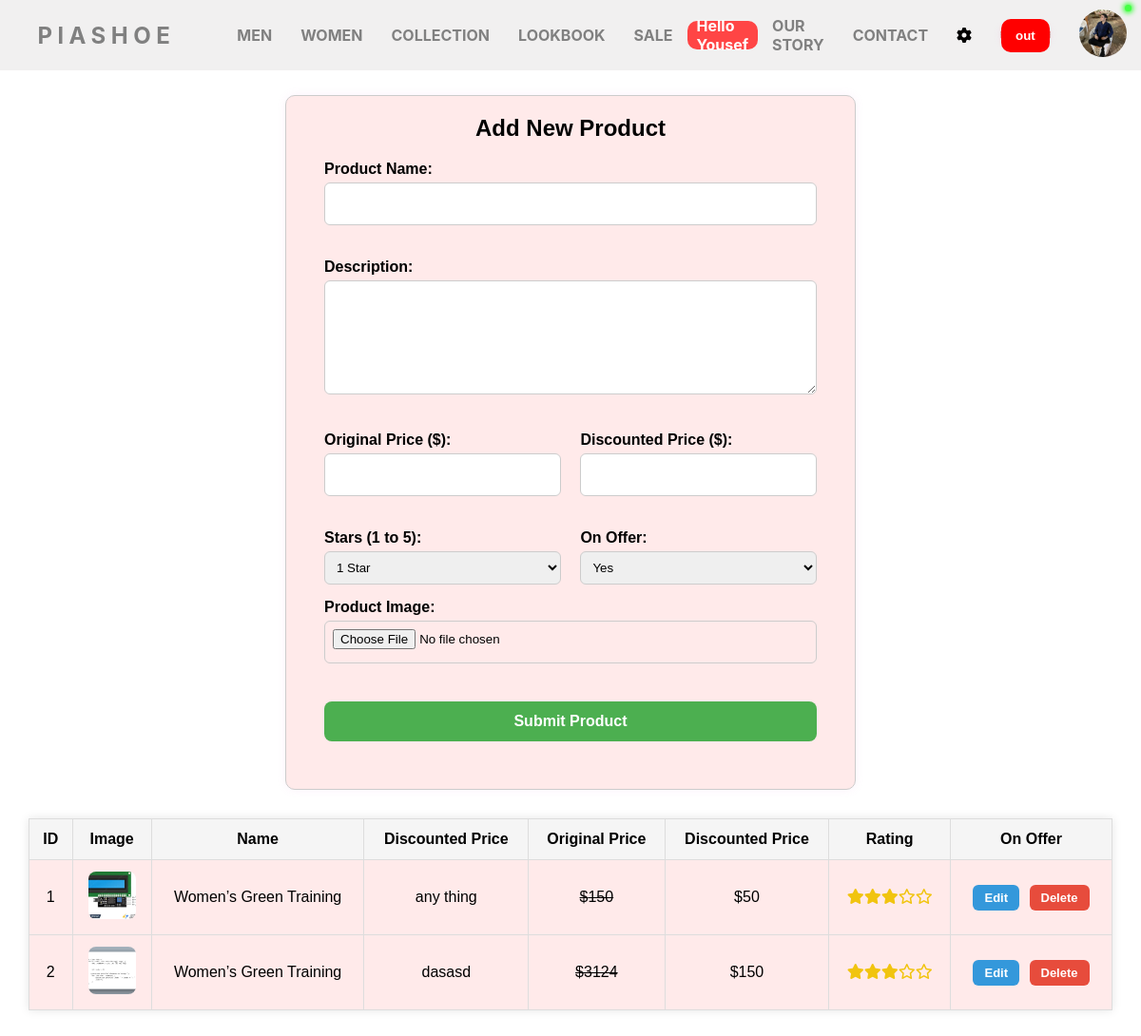
The page /user/dashboard.php (signed in) on the database its author committed.
### tables this page shows
CREATE TABLE `products` (
  `id` int(11) NOT NULL,
  `name` varchar(255) NOT NULL,
  `description` varchar(255) NOT NULL,
  `original_price` float NOT NULL,
  `discounted_price` float NOT NULL,
  `rating` varchar(255) NOT NULL,
  `on_offer` varchar(255) NOT NULL,
  `image` blob NOT NULL
);

### user/tableproducts.php (the view)
<?php
$sql = "SELECT * FROM products";
$result = $conn->query($sql);
if ($result->num_rows > 0) {
    echo '
    <table class="products-table">
        <thead>
            <tr>
                <th>ID</th>
                <th>Image</th>
                <th>Name</th>
                <th>Discounted Price</th>
                <th>Original Price</th>
                <th>Discounted Price</th>
                <th>Rating</th>
                <th>On Offer</th>
            </tr>
        </thead>
        <tbody>
    ';
    while ($row = $result->fetch_assoc()) {
        echo '<tr class="'. ($row["on_offer"] == "yes" ? 'sale-row' : '') .'" style="height: 75px;">';
        echo '<td>' . $row["id"] . '</td>';
        echo '<td><img src="' . $row["image"] . '" alt="' . $row["name"] . '" class="product-image" style="height: 50px; width:50px;"  ></td>';
        echo '<td>' . $row["name"] . '</td>';
        echo '<td>' . $row["description"] . '</td>';
        echo '<td><s>$' . $row["original_price"] . '</s></td>';
        echo '<td>$' . $row["discounted_price"] . '</td>';
        echo '<td>';
        $rating = intval($row["rating"]);
        for ($i = 0; $i < 5; $i++) {
            echo ($i < $rating) ? '<i class="fa-solid fa-star"></i>' : '<i class="fa-regular fa-star"></i>';
        }
        echo '</td>';
        echo
        '<td>
            <a href="edit_product.php?id=' . $row["id"] . '" class="action-btn edit">Edit</a>
            <a href="delete_product.php?id=' . $row["id"] . '" class="action-btn delete" onclick="return confirm(\'Are you sure you want to delete this product?\')">Delete</a>
        </td>';
        echo '</tr>';
    }
    echo '
        </tbody>
    </table>';
} else {
    echo "<p class='no-products'>No products found.</p>";
}
?>

### style/style.css (style rules this page uses)
* { box-sizing: border-box; margin: 0; padding: 0; }
body { position: relative; font-family: 'Inter',sans-serif; }
a { text-decoration: none; font-weight: bold; color: #808080; transition: 0.4s; -webkit-transition: 0.4s; -moz-transition: 0.4s; -ms-transition: 0.4s; -o-transition: 0.4s; position: relative; }
img { width: 100%; }

### style/table.css (style rules this page uses)
.products-table { width: 100%; border-collapse: collapse; margin: 30px auto; font-family: Arial, sans-serif; box-shadow: 0 0 10px rgba(0,0,0,0.1); }
.products-table thead { background-color: #f5f5f5; }
.products-table th, .products-table td { padding: 12px; border: 1px solid #ddd; text-align: center; }
.products-table .product-image { width: 80px; height: 80px; object-fit: cover; border-radius: 8px; }
.products-table .sale-row { background-color: #ffeaea; }
.fa-star { color: #f1c40f; }
.action-btn { display: inline-block; padding: 6px 12px; margin: 3px; border-radius: 6px; text-decoration: none; font-size: 13px; font-weight: bold; color: white; transition: background-color 0.3s; }
.action-btn.edit { background-color: #3498db; }
.action-btn.delete { background-color: #e74c3c; }

### rows shown on the page
products: id "1", image (picture), name "Women’s Green Training", description "any thing", original_price "150", discounted_price "50", rating "3" (drawn)
products: id "2", image (picture), name "Women’s Green Training", description "dasasd", original_price "3124", discounted_price "150", rating "3" (drawn)

### other values the page prints
$full_name "Yousef"
